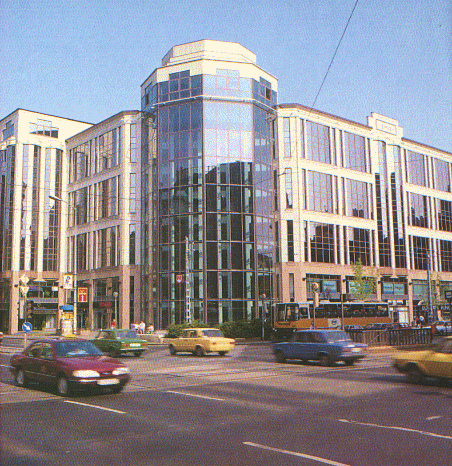
#> input picture Test images/astoria.png, 452 x 466 px, given in place of circlegrey.png, which was not available
$ jupyter execute --allow-errors 'HW 2 - Prewitt edge detector.ipynb'   (shell and % lines are left out)   (older library calls are emulated)
#> lines starting #> are read from the running program, lines starting #| are printed output that depends on the picture; pictures that were not available may be replaced by others from this repository, and a replacement may not be noted
[cell 1]
from google.colab import files
uploaded = files.upload()
#> the answer given: astoria.png

[cell 2]
#import required library
import numpy as np
import cv2
import matplotlib.pyplot as plt
import matplotlib.image as mpig

[cell 3]
image = cv2.imread('circlegrey.png')
#> image is the input picture: shape (466, 452, 3); mean B, G, R 146.7, 140.8, 143.8
#image = cv2.imread('building.png')
#image = cv2.imread('dog2.png')
plt.imshow(image),plt.title('Original')

[cell 4]
#chose and read the gray scale image
gray_img = cv2.imread('circlegrey.png',cv2.IMREAD_GRAYSCALE)
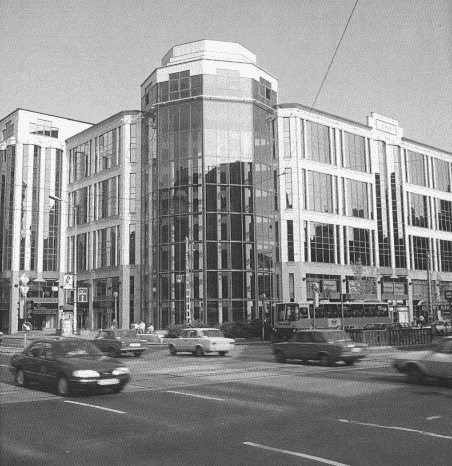
#> gray_img: shape (466, 452); min 34, max 246, mean 141.9
#gray_img = cv2.imread('building.png',cv2.IMREAD_GRAYSCALE)
#gray_img = cv2.imread('dog2.png',cv2.IMREAD_GRAYSCALE)

#applying gaussian filter
gray_img = cv2.GaussianBlur(gray_img, (5,5),0)
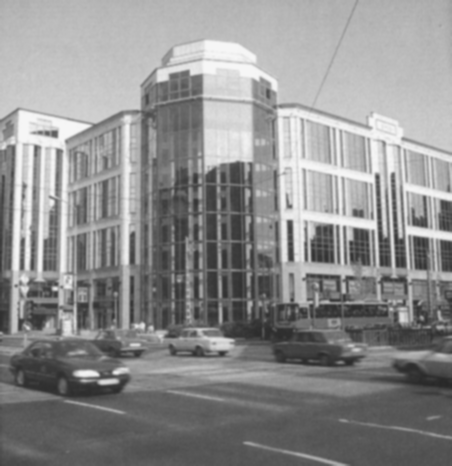
#> gray_img: shape (466, 452); min 40, max 246, mean 141.9

# Prewitt Operator
h, w = gray_img.shape
#> h = 466; w = 452


#Creating Prewitt operator for finding gradient
horizontal = np.array([[-1,0,1],[-1,0,1],[-1,0,1]])
vertical = np.array([[1,1,1],[0,0,0],[-1,-1,-1]])

# define images with 0s
grad = np.zeros((h, w))

# offset by 1
for i in range(1, h - 1):
    for j in range(1, w - 1):
        horizontalGrad = (horizontal[0, 0] * gray_img[i - 1, j - 1]) + \
                         (horizontal[0, 1] * gray_img[i - 1, j]) + \
                         (horizontal[0, 2] * gray_img[i - 1, j + 1]) + \
                         (horizontal[1, 0] * gray_img[i, j - 1]) + \
                         (horizontal[1, 1] * gray_img[i, j]) + \
                         (horizontal[1, 2] * gray_img[i, j + 1]) + \
                         (horizontal[2, 0] * gray_img[i + 1, j - 1]) + \
                         (horizontal[2, 1] * gray_img[i + 1, j]) + \
                         (horizontal[2, 2] * gray_img[i + 1, j + 1])

        verticalGrad = (vertical[0, 0] * gray_img[i - 1, j - 1]) + \
                       (vertical[0, 1] * gray_img[i - 1, j]) + \
                       (vertical[0, 2] * gray_img[i - 1, j + 1]) + \
                       (vertical[1, 0] * gray_img[i, j - 1]) + \
                       (vertical[1, 1] * gray_img[i, j]) + \
                       (vertical[1, 2] * gray_img[i, j + 1]) + \
                       (vertical[2, 0] * gray_img[i + 1, j - 1]) + \
                       (vertical[2, 1] * gray_img[i + 1, j]) + \
                       (vertical[2, 2] * gray_img[i + 1, j + 1])

        # Edge Magnitude
        mag = np.sqrt(pow(horizontalGrad, 2.0) + pow(verticalGrad, 2.0))
        grad[i - 1, j - 1] = mag
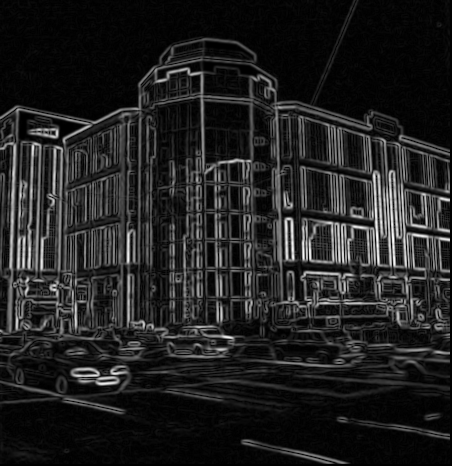
#> grad: shape (466, 452) float64; min 0, max 341.2, mean 44.4; drawn with min black and max white


plt.figure()
plt.title('natasha-prewitt.png')
plt.imsave('natasha1.png', grad, cmap='gray', format='png')
plt.imshow(grad, cmap='gray')
plt.show()

$ run again, on Test images/black.png
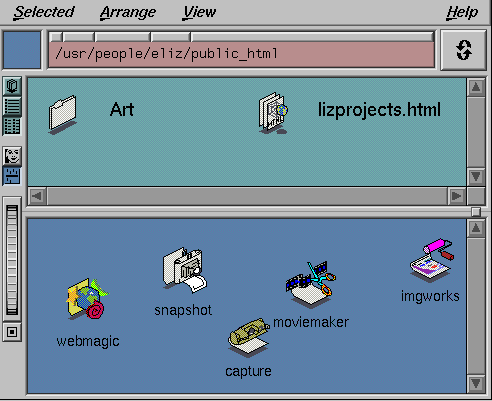
#> input picture Test images/black.png, 492 x 401 px, given in place of circlegrey.png, which was not available
#> image is the input picture: shape (401, 492, 3); mean B, G, R 160.1, 143.6, 120
#> `gray_img = cv2.GaussianBlur(gray_img, (5,5),0)`:
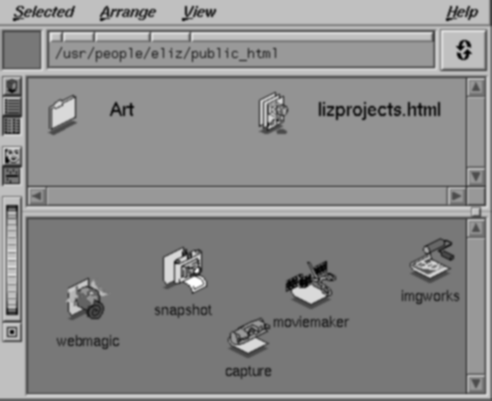
#> gray_img: shape (401, 492); min 1, max 254, mean 138.2
#> after the loop `for i in range(1, h - 1):`:
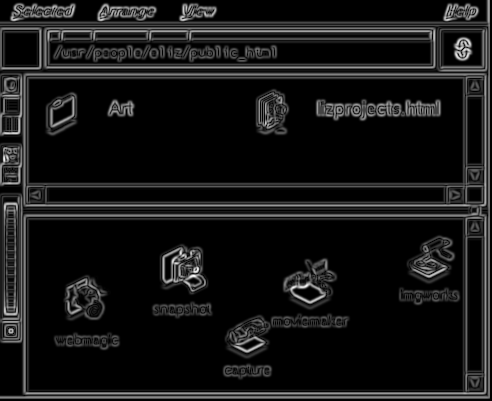
#> grad: shape (401, 492) float64; min 0, max 410.2, mean 36.1; drawn with min black and max white
